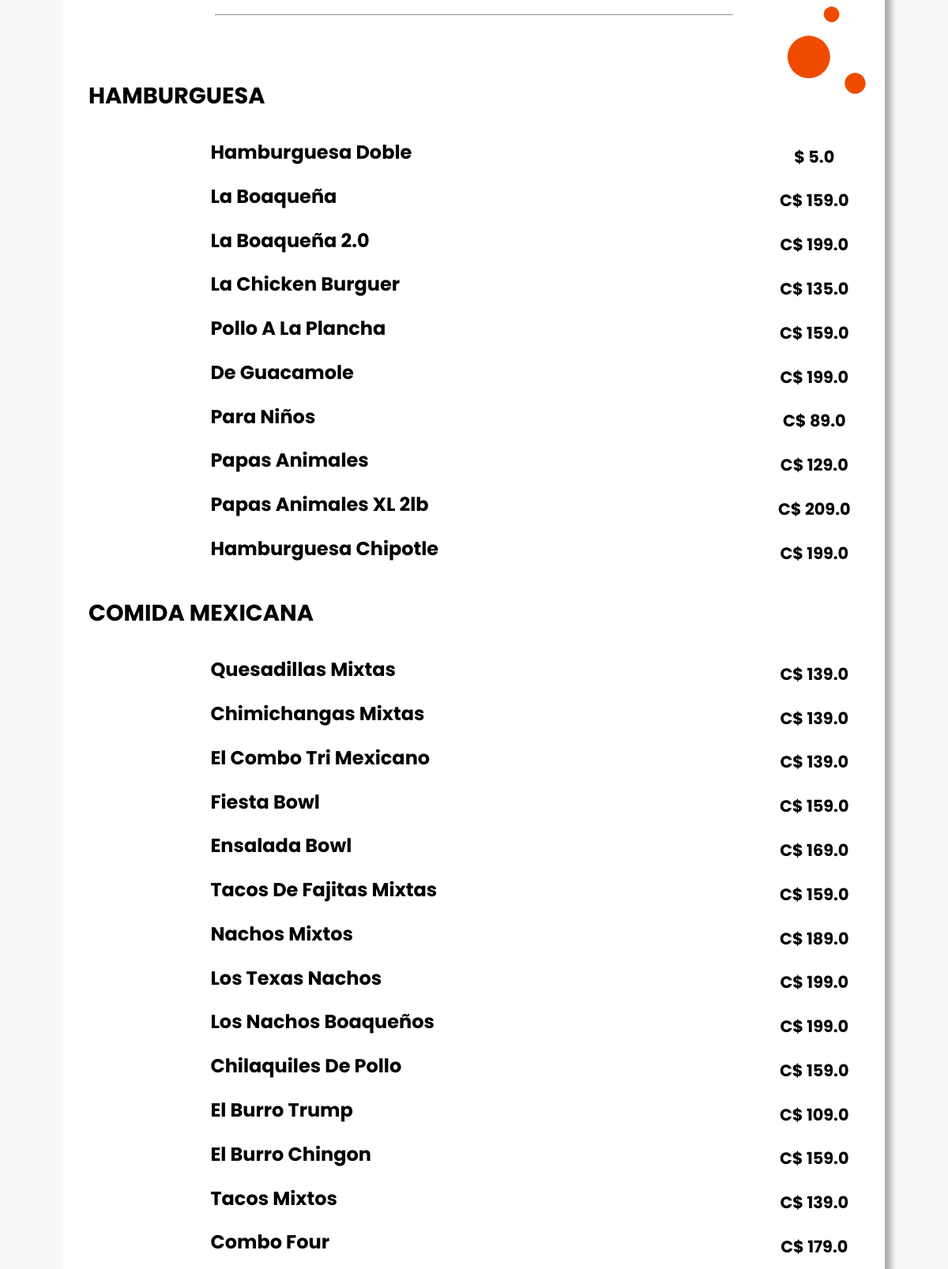
The page /restaurants/menu/bistro-de-kiria (middle part) on the database as committed earlier.
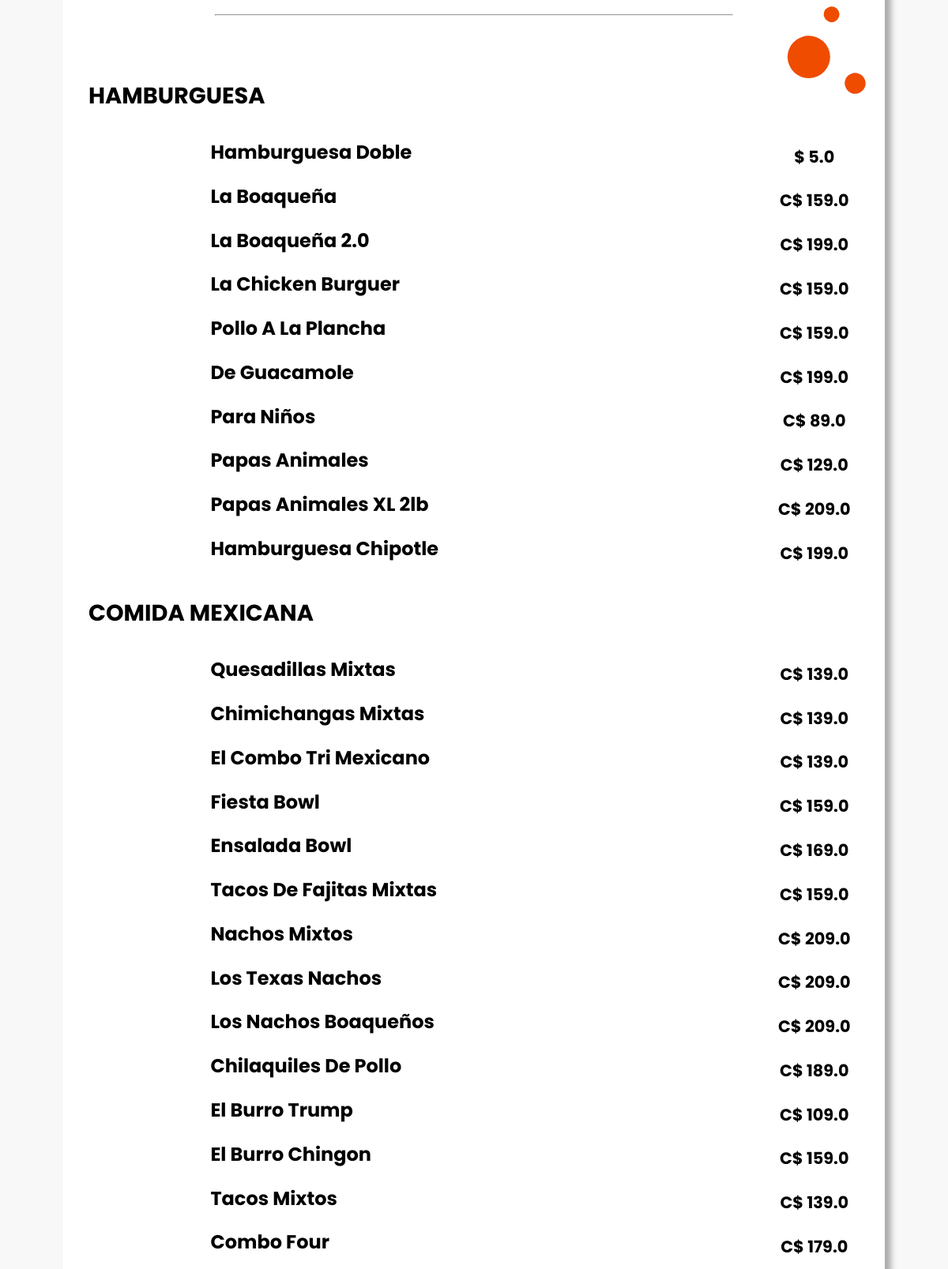
The same page on the database as committed later.
### restaurants/models.py (models this page shows, shortened)
class Product(models.Model):
    currency = (
        ('C$', 'C$'),
        ('$', '$')
    )
    category_id = models.ForeignKey(
        'Category', on_delete=models.CASCADE, verbose_name='Category', null=True)
    product_name = models.CharField(max_length=50, verbose_name='Producto')
    description = models.TextField(verbose_name='Descripción')
    price = models.FloatField(verbose_name='Precio')
    currency = models.CharField(
        max_length=50, verbose_name='Moneda', choices=currency, default="C$")
    product_image = models.ImageField(
        upload_to='products', default='path/to/my/default/image.jpg')
    created_at = models.DateField(
        auto_now_add=True, verbose_name='Fecha de creación')
    updated_at = models.DateField(
        auto_now=True, verbose_name='Última actualización')
    class Meta:
        verbose_name = 'Producto'
        verbose_name_plural = 'Productos'

### restaurants/views.py (the view)
# urls.py: path('menu/<link>', menu, name='menu')
def menu(request, link):
    restaurant = Restaurant.objects.get(link=link)
    restaurant_id = restaurant.id
    menu_id = Menu.objects.get(restaurant=restaurant_id).id
    categorias = Category.objects.filter(
        menu_id=menu_id).select_related('menu_id')
    productos = Product.objects.select_related('category_id')
    context = {
        'restaurant': restaurant,
        'categories': categorias,
        'products': productos
    }
    return render(request, 'restaurants/menu.html', context)

### restaurants/templates/restaurants/menu.html (shortened to what this page needs)
<!DOCTYPE html>
{% load static %}
<html lang="es">
<head>
  <link rel="stylesheet" href="{% static 'restaurants/css/menu.css' %}">
  <link rel="stylesheet" href="https://use.fontawesome.com/releases/v5.14.0/css/all.css"
>
</head>
<body>
  <div class="container-menu">
    <hr>
    <div class="menu-items">
      {% for category in categories %}
      <h3 style="font-weight: bolder; font-size: 1.8rem; margin: 2rem 0 ; text-transform: uppercase;">
        {{ category.category_show }}</h3>
      {% for product in products %}
      {% if product.category_id.id == category.id %}
      <div class="product">
        {% if product.product_image != 'path/to/my/default/image.jpg' %}
        <img src="{{ product.product_image.url }}" class="product-img">
        {% else %}
        <p></p>
        {% endif %}
        <div class="product-detail">
          <h2>{{ product.product_name }}</h2>
        </div>
        <p class="product-price">{{product.currency}} {{product.price}}</p>
      </div>
      {% endif %}
      {% endfor %}
      {% endfor %}
    </div>
    <img src="{% static 'restaurants/img/circles.svg' %}" class="circles">
  </div>
</body>
</html>

Rows that differ between the two databases and show on the page:
changed Product "La Chicken Burguer": price "135.0" → "159.0"
changed Product "Nachos Mixtos": price "189.0" → "209.0"
changed Product "Los Texas Nachos": price "199.0" → "209.0"
changed Product "Los Nachos Boaqueños": price "199.0" → "209.0"
changed Product "Chilaquiles De Pollo": price "159.0" → "189.0"
